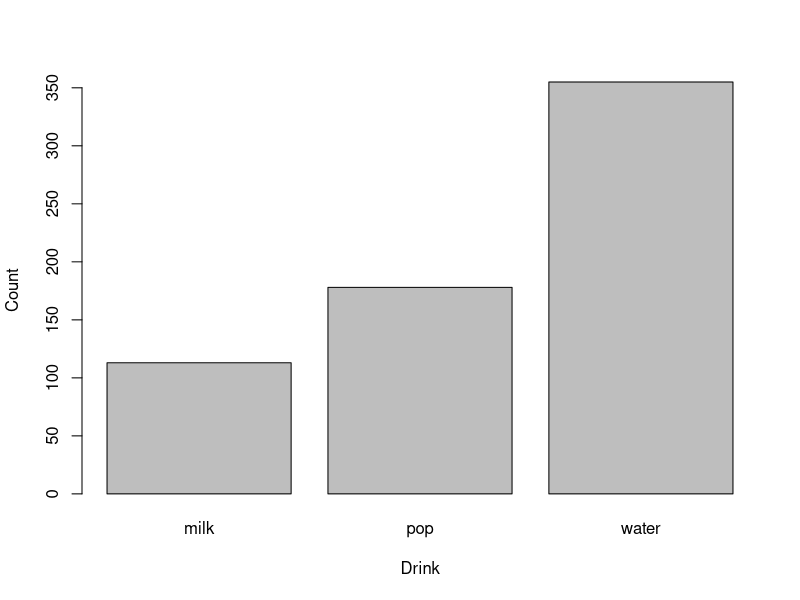
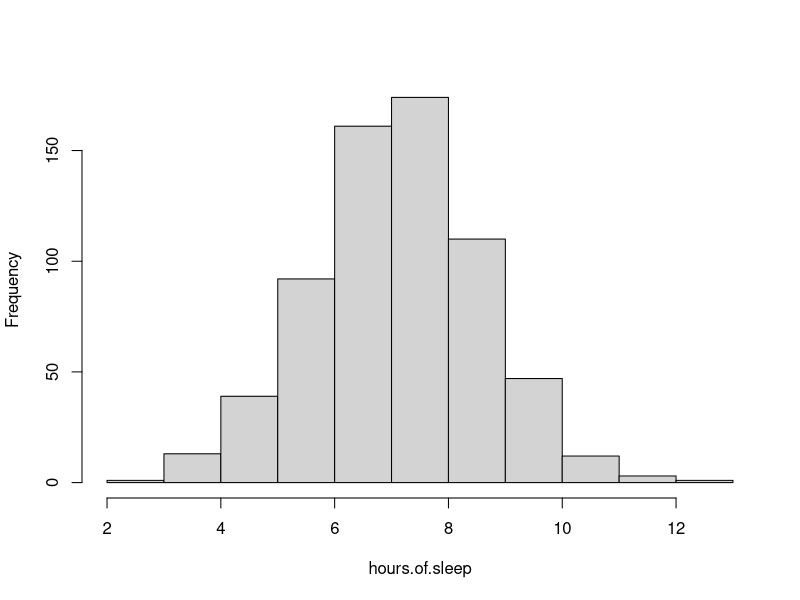
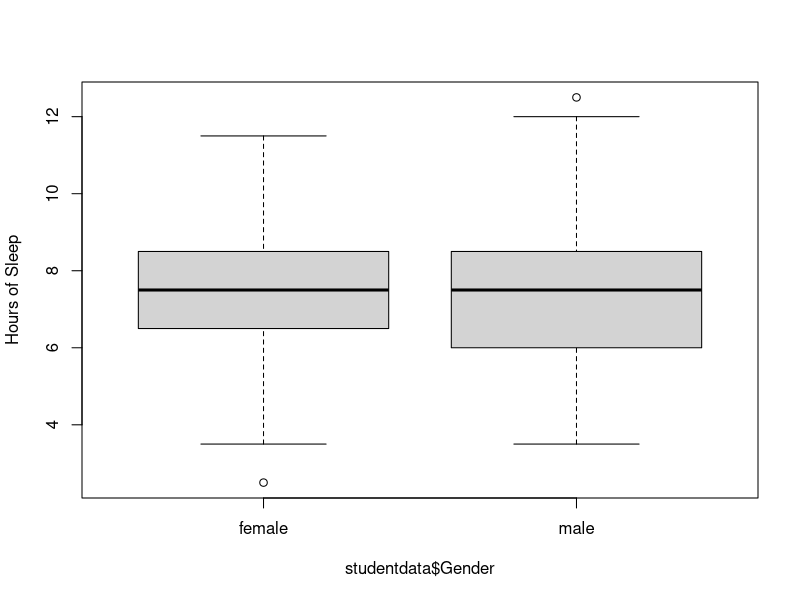
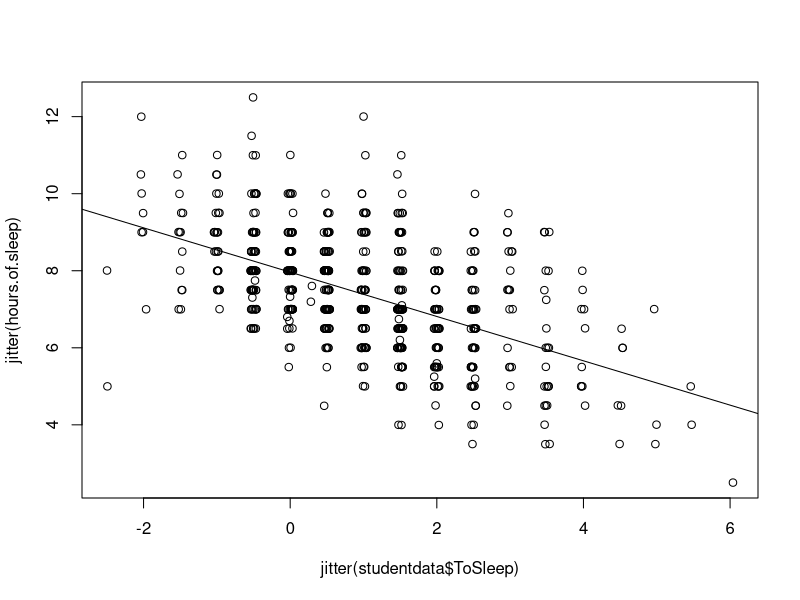
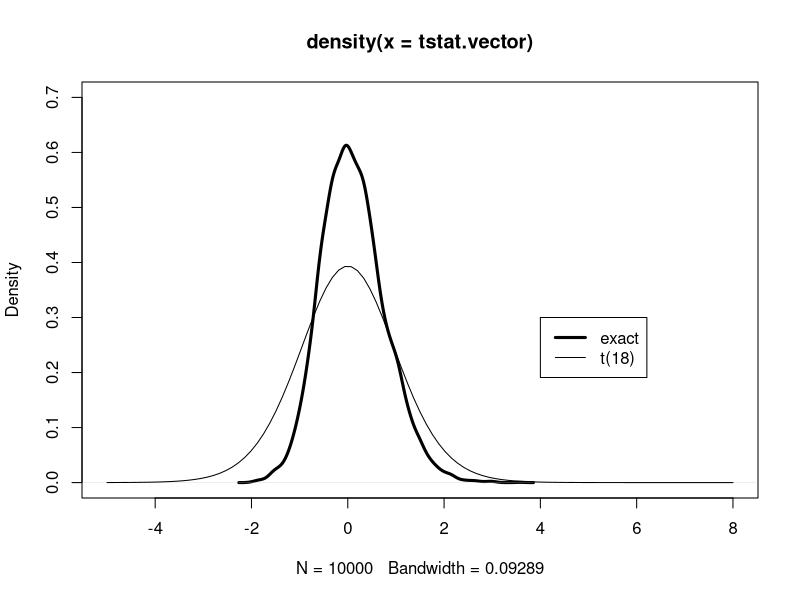
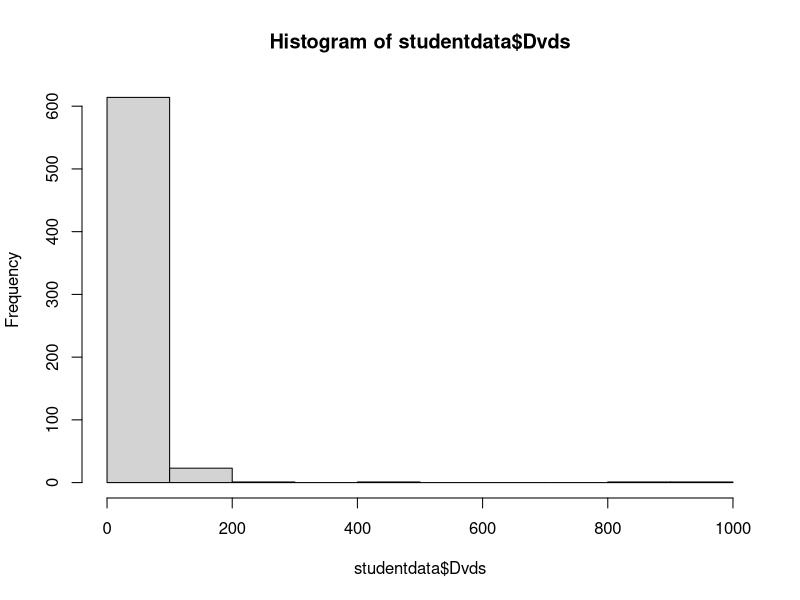
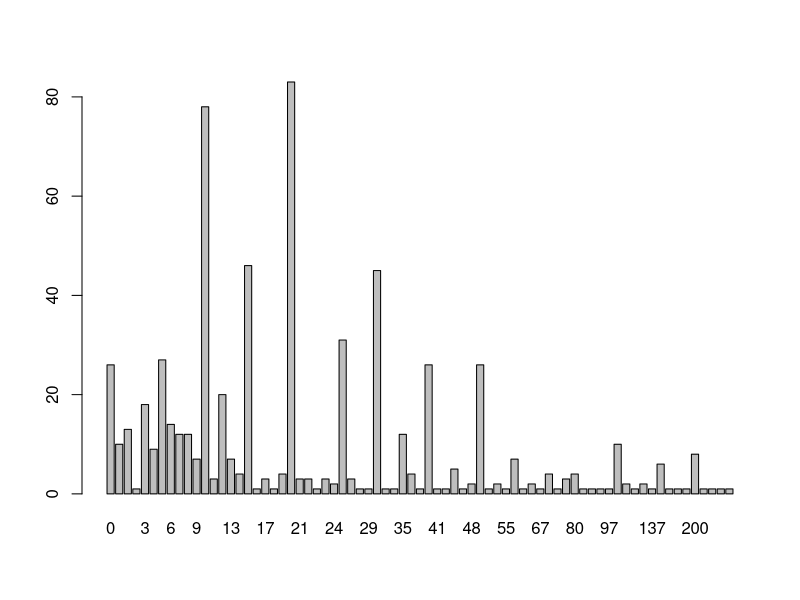
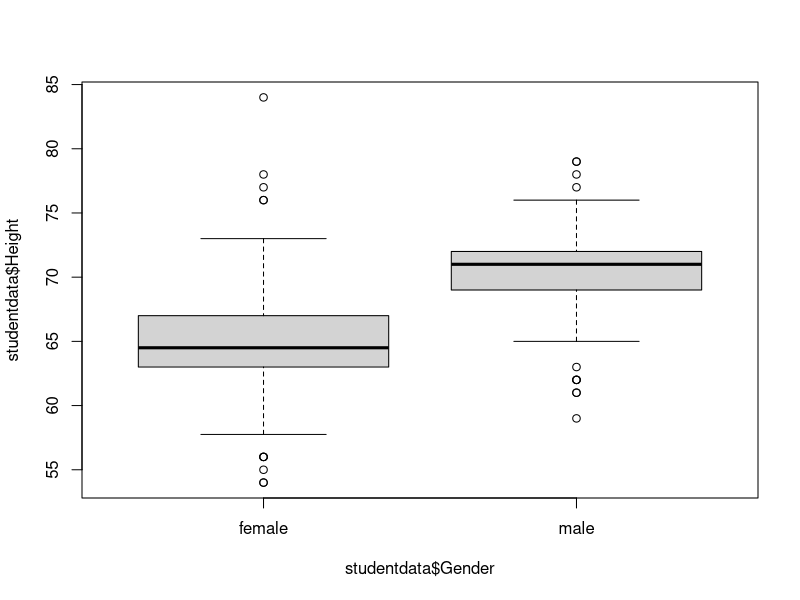

Generate these figures, in order, with R:
##Chapter 1
install.packages("LearnBayes")
library(LearnBayes)


data(studentdata)
studentdata[1,]
table(studentdata$Drink)
barplot(table(studentdata$Drink), xlab="Drink", ylab="Count")

hours.of.sleep<-studentdata$WakeUp - studentdata$ToSleep

summary(hours.of.sleep)

hist(hours.of.sleep, main="")

boxplot(hours.of.sleep ~ studentdata$Gender, ylab="Hours of Sleep")

female.Haircut<- studentdata$Haircut[studentdata$Gender =="female"]
male.Haircut<- studentdata$Haircut[studentdata$Gender =="male"]

summary(female.Haircut)
summary(male.Haircut)

plot(jitter(studentdata$ToSleep), jitter(hours.of.sleep))

fit<-lm(hours.of.sleep ~ studentdata$ToSleep)
abline(fit)


tstatistic=function(x,y){
  m=length(x)
  n=length(y)
  sp=sqrt(((m-1)*sd(x)^2)+(n-1)*sd(y)^2/m+n-2)
  t.stat=(mean(x)-mean(y))/(sp*sqrt(1/m+1/n))
  return(t.stat)
}


alpha=0.1   #the stated level of significance
m=10
n=10
N=10000
n.reject=0
for (i in 1:N){
  x=rnorm(m, mean=0, sd=1)
  y=rnorm(n, mean=0, sd=1)
  t.stat=tstatistic(x,y)
  if (abs(t.stat)>qt(1-alpha/2,n+m-2))
    n.reject=n.reject+1
  }

true.sig.level=n.reject/N   # the true level of significance - the proportion of times the t statistic passes a certain threshold
true.sig.level

###################plotting the t statistic

m=10
n=10
my.tsimulations=function()
tstatistic(rnorm(m,mean=10,sd=2), rexp(n,rate=1/10))        #storing the t statistic, comparing two distributions

tstat.vector=replicate(10000,my.tsimulations())             #replicating the sampling and comparison 10000 times

plot(density(tstat.vector),xlim=c(-5,8), ylim=c(0,0.7), lwd=3)
curve(dt(x,df=18), add=TRUE)
legend(4, .3, c("exact", "t(18)"), lwd=c(3,1))


######Exercises Chapter 1

data("studentdata")

hist(studentdata$Dvds)
summary(studentdata$Dvds)
table(studentdata$Dvds)
barplot(table(studentdata$Dvds))

#2

output<-boxplot(studentdata$Height ~ studentdata$Gender)
output

#3
plot(WakeUp ~ ToSleep, data=studentdata)
lm(WakeUp~ToSleep, data=studentdata)
abline(lm(WakeUp~ToSleep, data=studentdata))

#4 Performance of the traditional confidence interval for a proportion
binomial.conf.interval=function(y,n){
  z=qnorm(.95)
  phat=y/n
  se=sqrt(phat*(1-phat)/n)
  return(c(phat-z*se, phat+z*se))
}

?rbinom
n<-20
p<-0.05
y<-rbinom(n, 20 ,p)

conf<-binomial.conf.interval(y, 20)

confmat<-matrix(conf, ncol=2)

counter<-0

for (i in 1:length(confmat[,1])){
  
  if(confmat[i,2]> p &confmat[i,1] < p){
    counter<-counter+1
  }
  
}

prob<-counter/n
prob

#5

alpha=0.1   #the stated level of significance
m=10
n=10
N=10000
n.reject=0
for (i in 1:N){
  x=rnorm(m, mean=0, sd=1)
  y=rnorm(n, mean=0, sd=1)
  t.stat=tstatistic(x,y)
  if (abs(t.stat)>qt(1-alpha/2,n+m-2))
    n.reject=n.reject+1
}

true.sig.level=n.reject/N   # the true level of significance - the proportion of times the t statistic passes a certain threshold
true.sig.level


mcfun<-function(n,p,m){
  counter<-0
  true_sigs<-numeric(m)
  
  for (i in 1:m){
    
    y<-rbinom(n, 20 ,p)
    conf<-binomial.conf.interval(y, 20)
    
    confmat<-matrix(conf, ncol=2)
    
    counter<-0
    
    for (j in 1:length(confmat[,1])){
      
      if(confmat[j,2]> p &confmat[j,1] < p){
        counter<-counter+1
      }
    
      true_sig<-counter/n
      true_sigs<-true_sig
  
      }
  return(true_sigs)
  }
}

mcfun(10,0.05,1000)

mcfun(25,0.05,1000)

mcfun(100,0.05,1000)
  
mcfun(10,0.25,1000)

mcfun(25,0.25,1000)

mcfun(100,0.25,1000)

mcfun(10,0.5,1000)

mcfun(25,0.5,1000)

mcfun(100,0.5,1000)

##########Chapter 2 - Introduction to Bayesian Thinking

p=seq(0.05, 0.95, by=0.1)

prior=c(1,5.2,8,7.2,4.6,2.1,0.7,0.1,0,0)
prior=prior/sum(prior)
plot(p,prior,type="h",ylab="Prior Probability")

data<-c(11,16)   #11 successes and 16 failures - 11 with >8hrs sleep
post<-pdisc(p,prior,data)
round(cbind(p,prior,post),2)

library(lattice)
PRIOR<-data.frame("prior",p,prior)
POST<-data.frame("posterior",p,post)
names(PRIOR)<-c("Type", "P", "Probability")
names(POST)<-c("Type", "P", "Probability")
data<-rbind(PRIOR, POST)
xyplot(Probability~P|Type, data=data, layout=c(1,2), type="h",lwd=3,col="black")


###Using a Beta Prior - for continuous probabilities

quantile2=list(p=0.9, x=0.5)  #90% sure the probability is less than 0.5 
quantile1=list(p=0.5, x=0.3)  #believe that the median value is 0.3, 50% above and 50% below 
beta.select(quantile1, quantile2)  #to find the beta density values 

##plotting the prior, likelihood and posterior as curves

a<-3.26
b<-7.19
s<-11
f<-16

#density function of beta distribution
curve(dbeta(x, a+s, b+f), from=0, to=1,
      xlab="p", ylab="Density", lty=1, lwd=4)
curve(dbeta(x, s+1, f+1), add=TRUE, lty=2,lwd=4)
curve(dbeta(x,a,b), add=TRUE, lty=3, lwd=4)
legend(0.7,4,c("Prior", "Likelihood", "Posterior"),
       lty=c(3,2,1), lwd=c(3,3,3))

#probability of heavy sleepers is greater than 0.5?

1-pbeta(0.5, a+s, b+f)

qbeta(c(0.05, 0.95),a+s, b+f)
